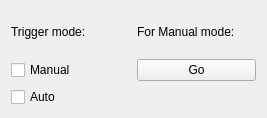
<?xml version="1.0" encoding="UTF-8"?>
<ui version="4.0">
 <class>Form_TriggerMode</class>
 <widget class="QWidget" name="Form_TriggerMode">
  <property name="geometry">
   <rect>
    <x>0</x>
    <y>0</y>
    <width>267</width>
    <height>118</height>
   </rect>
  </property>
  <property name="windowTitle">
   <string>Form</string>
  </property>
  <layout class="QGridLayout" name="gridLayout">
   <item row="0" column="0">
    <widget class="QLabel" name="label">
     <property name="text">
      <string>Trigger mode:</string>
     </property>
    </widget>
   </item>
   <item row="0" column="1">
    <widget class="QLabel" name="label_2">
     <property name="text">
      <string>For Manual mode:</string>
     </property>
    </widget>
   </item>
   <item row="1" column="0">
    <widget class="QCheckBox" name="checkBox">
     <property name="text">
      <string>Manual</string>
     </property>
    </widget>
   </item>
   <item row="1" column="1">
    <widget class="QPushButton" name="pushButton">
     <property name="text">
      <string>Go</string>
     </property>
    </widget>
   </item>
   <item row="2" column="0">
    <widget class="QCheckBox" name="checkBox_2">
     <property name="text">
      <string>Auto</string>
     </property>
    </widget>
   </item>
  </layout>
 </widget>
 <resources/>
 <connections>
  <connection>
   <sender>pushButton</sender>
   <signal>clicked()</signal>
   <receiver>Form_TriggerMode</receiver>
   <slot>addGoTrigger()</slot>
   <hints>
    <hint type="sourcelabel">
     <x>214</x>
     <y>81</y>
    </hint>
    <hint type="destinationlabel">
     <x>261</x>
     <y>4</y>
    </hint>
   </hints>
  </connection>
  <connection>
   <sender>checkBox</sender>
   <signal>stateChanged(int)</signal>
   <receiver>Form_TriggerMode</receiver>
   <slot>manualTrigger(int)</slot>
   <hints>
    <hint type="sourcelabel">
     <x>28</x>
     <y>75</y>
    </hint>
    <hint type="destinationlabel">
     <x>127</x>
     <y>6</y>
    </hint>
   </hints>
  </connection>
  <connection>
   <sender>checkBox_2</sender>
   <signal>stateChanged(int)</signal>
   <receiver>Form_TriggerMode</receiver>
   <slot>autoTrigger(int)</slot>
   <hints>
    <hint type="sourcelabel">
     <x>49</x>
     <y>99</y>
    </hint>
    <hint type="destinationlabel">
     <x>13</x>
     <y>5</y>
    </hint>
   </hints>
  </connection>
 </connections>
 <slots>
  <slot>addGoTrigger()</slot>
  <slot>autoTrigger(int)</slot>
  <slot>manualTrigger(int)</slot>
 </slots>
</ui>
